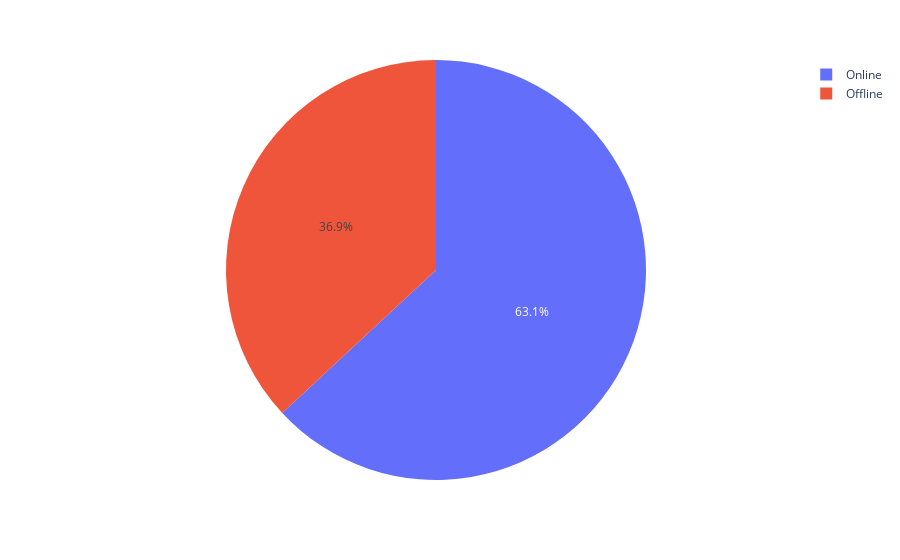

Notebook code cell kept with this figure:
### Code cell
sql = "select payment_type from orders;"
df_9 = pd.read_sql(sql, db)
# This dataframe has 244 lines, but 4 distinct values for `day`
df = px.data.tips()
fig = px.pie(df_9, names='payment_type')
fig.show()

### Figure 1 — Plotly figure (JSON) as saved in the notebook; plotly's stock layout.template omitted (floating-point values rounded to 4 significant figures)
{"data": [{"domain": {"x": [0.0, 1.0], "y": [0.0, 1.0]}, "hovertemplate": "payment_type=%{label}<extra></extra>", "labels": ["Online", "Online", "Online", "Online", "Online", "Online", "Online", "Online", "Offline", "Offline", "Online", "Online", "Offline", "Online", "Offline", "Online", "Offline", "Offline", "Online", "Online", "Offline", "Online", "Online", "Online", "Online", "Online", "Online", "Online", "Offline", "Online", "Offline", "Offline", "Online", "Online", "Offline", "Online", "Offline", "Online", "Offline", "Online", "Online", "Online", "Offline", "Offline", "Online", "Online", "Offline", "Online", "Online", "Online", "Offline", "Offline", "Offline", "Online", "Offline", "Online", "Online", "Online", "Online", "Offline", "Online", "Online", "Offline", "Offline", "Offline"], "legendgroup": "", "name": "", "showlegend": true, "type": "pie"}], "layout": {"legend": {"tracegroupgap": 0}, "margin": {"t": 60}}}
